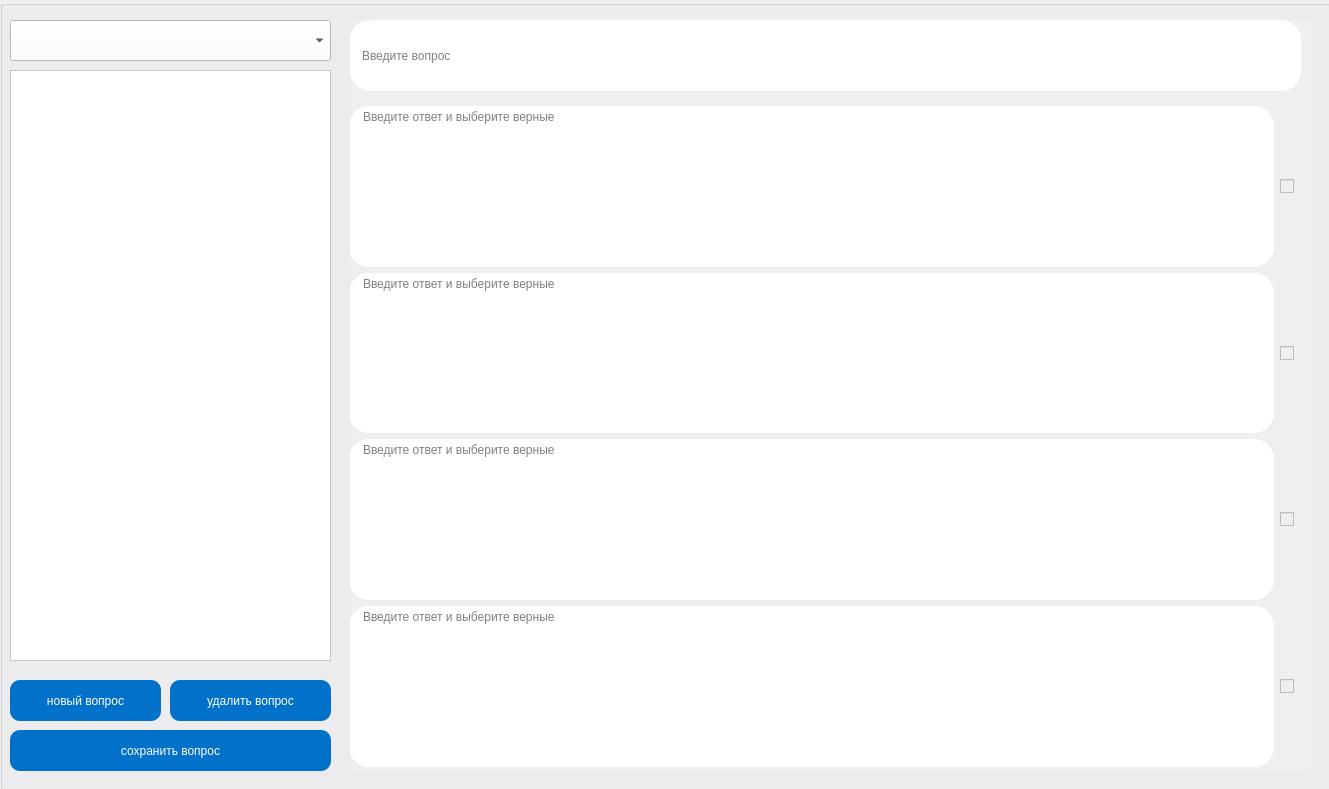
<?xml version="1.0" encoding="UTF-8"?>
<ui version="4.0">
 <class>MainWindow</class>
 <widget class="QMainWindow" name="MainWindow">
  <property name="geometry">
   <rect>
    <x>0</x>
    <y>0</y>
    <width>1329</width>
    <height>789</height>
   </rect>
  </property>
  <property name="windowTitle">
   <string>MainWindow</string>
  </property>
  <widget class="QWidget" name="centralwidget">
   <widget class="QGroupBox" name="groupBox">
    <property name="geometry">
     <rect>
      <x>0</x>
      <y>0</y>
      <width>1331</width>
      <height>791</height>
     </rect>
    </property>
    <property name="styleSheet">
     <string notr="true">background-color: #EFEFF2;</string>
    </property>
    <property name="title">
     <string/>
    </property>
    <widget class="QComboBox" name="type_test_choose">
     <property name="geometry">
      <rect>
       <x>10</x>
       <y>20</y>
       <width>321</width>
       <height>41</height>
      </rect>
     </property>
     <property name="styleSheet">
      <string notr="true">background-color: rgb(255, 255, 255);</string>
     </property>
    </widget>
    <widget class="QListWidget" name="list_questions">
     <property name="geometry">
      <rect>
       <x>10</x>
       <y>70</y>
       <width>321</width>
       <height>591</height>
      </rect>
     </property>
     <property name="font">
      <font>
       <pointsize>13</pointsize>
      </font>
     </property>
     <property name="styleSheet">
      <string notr="true">background-color: rgb(255, 255, 255);</string>
     </property>
    </widget>
    <widget class="QGroupBox" name="groupBox_2">
     <property name="geometry">
      <rect>
       <x>350</x>
       <y>20</y>
       <width>961</width>
       <height>751</height>
      </rect>
     </property>
     <property name="styleSheet">
      <string notr="true">border:none</string>
     </property>
     <property name="title">
      <string/>
     </property>
     <widget class="QLineEdit" name="test_question">
      <property name="geometry">
       <rect>
        <x>0</x>
        <y>0</y>
        <width>951</width>
        <height>71</height>
       </rect>
      </property>
      <property name="styleSheet">
       <string notr="true">background-color: rgb(255, 255, 255);
border-radius: 20px;
padding-left:10px</string>
      </property>
      <property name="inputMask">
       <string/>
      </property>
      <property name="placeholderText">
       <string>Введите вопрос</string>
      </property>
     </widget>
     <widget class="QWidget" name="verticalLayoutWidget">
      <property name="geometry">
       <rect>
        <x>-1</x>
        <y>86</y>
        <width>951</width>
        <height>661</height>
       </rect>
      </property>
      <layout class="QVBoxLayout" name="verticalLayout">
       <item>
        <layout class="QHBoxLayout" name="horizontalLayout">
         <item>
          <widget class="QTextEdit" name="answer_1">
           <property name="styleSheet">
            <string notr="true">background-color: rgb(255, 255, 255);
border-radius: 20px;
padding-left:10px</string>
           </property>
           <property name="placeholderText">
            <string>Введите ответ и выберите верные</string>
           </property>
          </widget>
         </item>
         <item>
          <widget class="QCheckBox" name="choose_1">
           <property name="sizePolicy">
            <sizepolicy hsizetype="Preferred" vsizetype="Fixed">
             <horstretch>0</horstretch>
             <verstretch>0</verstretch>
            </sizepolicy>
           </property>
           <property name="styleSheet">
            <string notr="true"/>
           </property>
           <property name="text">
            <string/>
           </property>
          </widget>
         </item>
        </layout>
       </item>
       <item>
        <layout class="QHBoxLayout" name="horizontalLayout_7">
         <item>
          <widget class="QTextEdit" name="answer_2">
           <property name="styleSheet">
            <string notr="true">background-color: rgb(255, 255, 255);
border-radius: 20px;
padding-left:10px</string>
           </property>
           <property name="placeholderText">
            <string>Введите ответ и выберите верные</string>
           </property>
          </widget>
         </item>
         <item>
          <widget class="QCheckBox" name="choose_2">
           <property name="minimumSize">
            <size>
             <width>20</width>
             <height>20</height>
            </size>
           </property>
           <property name="font">
            <font>
             <pointsize>200</pointsize>
            </font>
           </property>
           <property name="styleSheet">
            <string notr="true"/>
           </property>
           <property name="text">
            <string/>
           </property>
          </widget>
         </item>
        </layout>
       </item>
       <item>
        <layout class="QHBoxLayout" name="horizontalLayout_2">
         <item>
          <widget class="QTextEdit" name="answer_3">
           <property name="styleSheet">
            <string notr="true">background-color: rgb(255, 255, 255);
border-radius: 20px;
padding-left:10px</string>
           </property>
           <property name="placeholderText">
            <string>Введите ответ и выберите верные</string>
           </property>
          </widget>
         </item>
         <item>
          <widget class="QCheckBox" name="choose_3">
           <property name="styleSheet">
            <string notr="true"/>
           </property>
           <property name="text">
            <string/>
           </property>
          </widget>
         </item>
        </layout>
       </item>
       <item>
        <layout class="QHBoxLayout" name="horizontalLayout_3">
         <item>
          <widget class="QTextEdit" name="answer_4">
           <property name="styleSheet">
            <string notr="true">background-color: rgb(255, 255, 255);
border-radius: 20px;
padding-left:10px</string>
           </property>
           <property name="placeholderText">
            <string>Введите ответ и выберите верные</string>
           </property>
          </widget>
         </item>
         <item>
          <widget class="QCheckBox" name="choose_4">
           <property name="styleSheet">
            <string notr="true"/>
           </property>
           <property name="text">
            <string/>
           </property>
          </widget>
         </item>
        </layout>
       </item>
      </layout>
     </widget>
    </widget>
    <widget class="QPushButton" name="add_new_question">
     <property name="geometry">
      <rect>
       <x>10</x>
       <y>680</y>
       <width>151</width>
       <height>41</height>
      </rect>
     </property>
     <property name="styleSheet">
      <string notr="true">background-color: #0171CA;
color: rgb(255, 255, 255);
border-radius: 10px;</string>
     </property>
     <property name="text">
      <string>новый вопрос</string>
     </property>
    </widget>
    <widget class="QPushButton" name="delete_curent_question">
     <property name="geometry">
      <rect>
       <x>170</x>
       <y>680</y>
       <width>161</width>
       <height>41</height>
      </rect>
     </property>
     <property name="styleSheet">
      <string notr="true">background-color: #0171CA;
color: rgb(255, 255, 255);
border-radius: 10px;</string>
     </property>
     <property name="text">
      <string>удалить вопрос</string>
     </property>
    </widget>
    <widget class="QPushButton" name="save_curent_question">
     <property name="geometry">
      <rect>
       <x>10</x>
       <y>730</y>
       <width>321</width>
       <height>41</height>
      </rect>
     </property>
     <property name="styleSheet">
      <string notr="true">background-color: #0171CA;
color: rgb(255, 255, 255);
border-radius: 10px;</string>
     </property>
     <property name="text">
      <string>сохранить вопрос</string>
     </property>
    </widget>
   </widget>
  </widget>
 </widget>
 <resources/>
 <connections/>
</ui>
